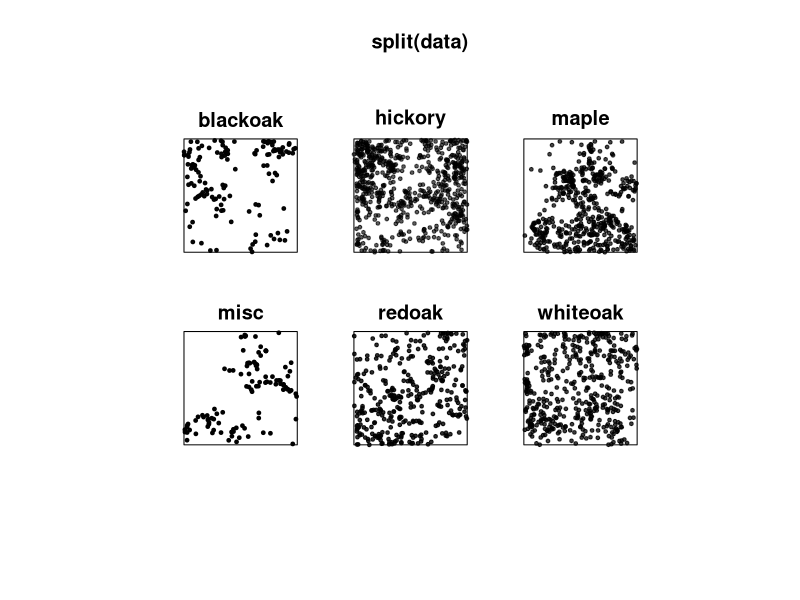
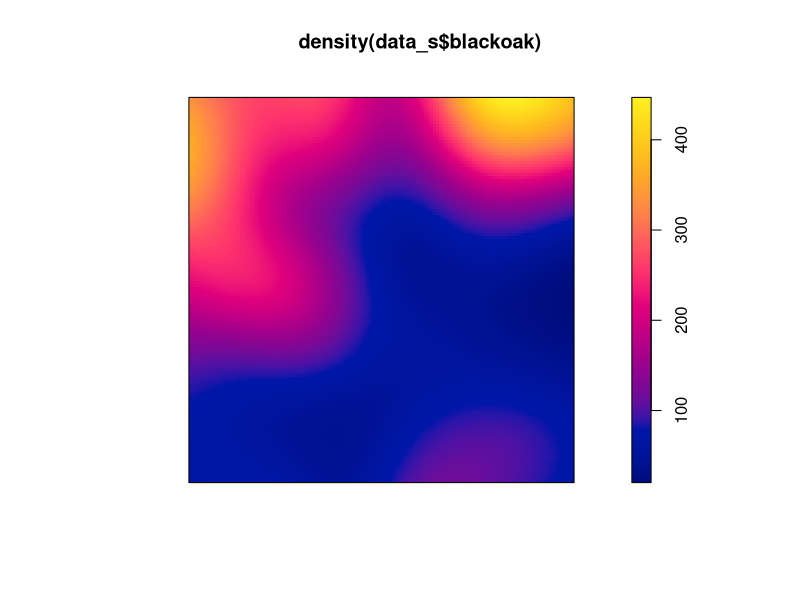

Write R code to recreate these figures, in order. (Note: this script raises an error after producing the figures.)
library(spatstat)
library(dbscan)

#1
data<-lansing
plot(split(data), pch = 19, cex = 0.5)
summary(data)
#dane zawieraja informacje na temat lokalizacji oraz gatunkow drzew

#2
data_s<-split(data)
blackoak<-data_s$blackoak
maple<-data_s$maple

plot(density(data_s$blackoak))
plot(blackoak_data, add=TRUE, pch=19)

plot(density(data_s$maple))
plot(data_s$maple, add=TRUE, pch=19)

#3
ppm(blackoak)
ppm(maple)

#4
ks.test(blackoak$x, pnorm)
ks.test(blackoak$y, pnorm)

ks.test(maple$x, pnorm)
ks.test(maple$y, pnorm)

#5
blackoak_ppm<-ppm(blackoak~x + y)
blackoak_ppm
class(blackoak_ppm)
plot(blackoak_ppm, pch=19)

#6
cdf.test(blackoak_ppm,"x")
cdf.test(blackoak_ppm,"y")

#7
set.seed(100)
proccess=rmh(blackoak_ppm)
ppm(proccess)

#8
diagnose.ppm(blackoak_ppm)
